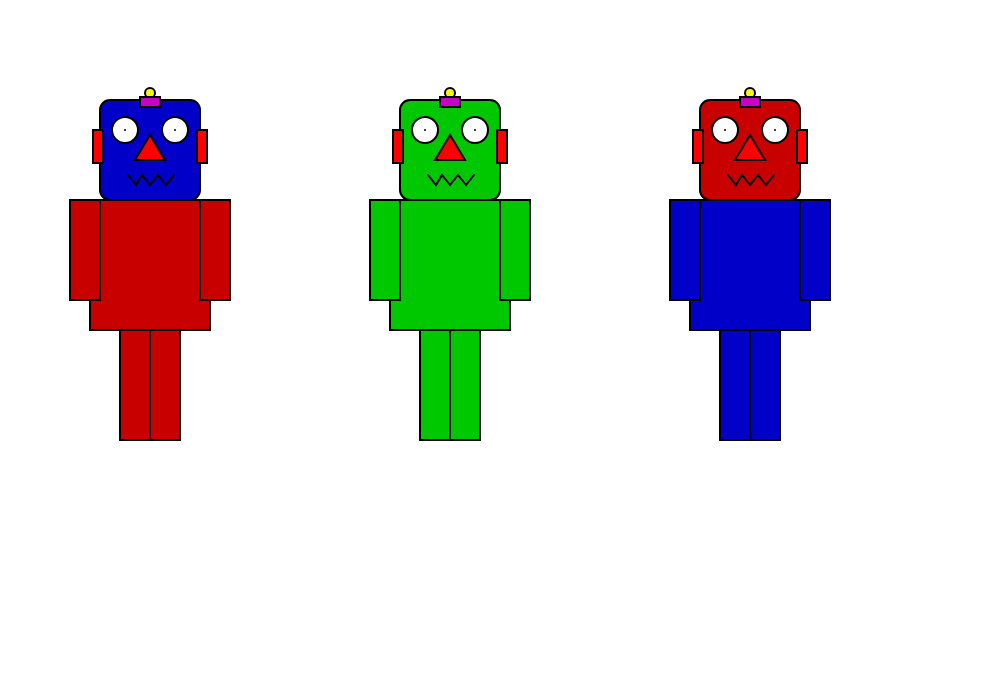
Frame 1 (no input)
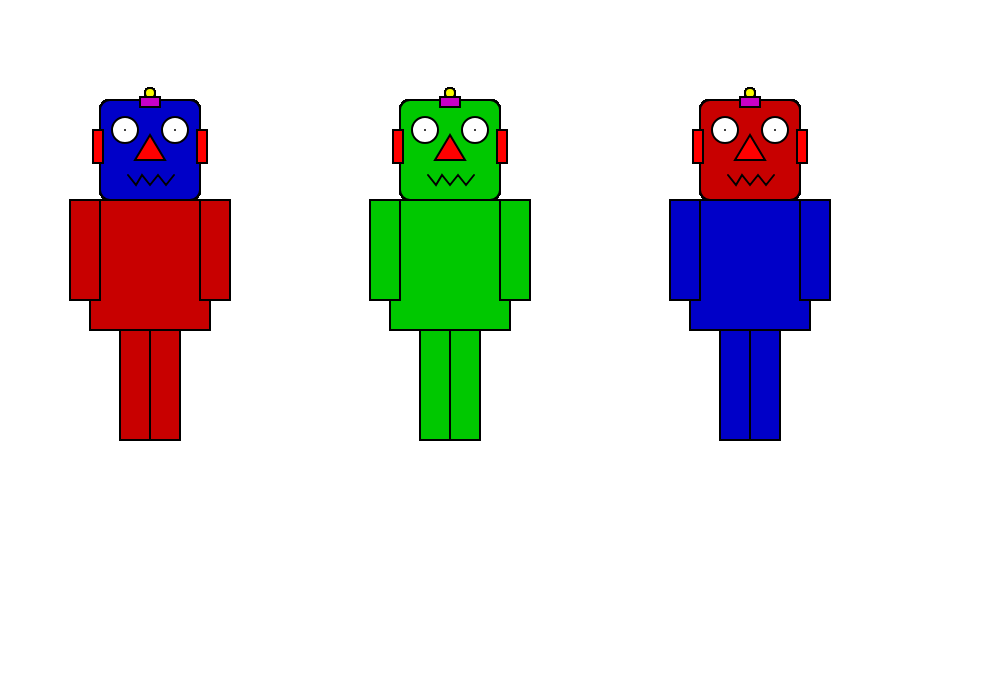
Frame 60 (no input)
Frame 120 (the mouse pressed at the canvas centre since frame 60): identical to frame 60, image omitted

The p5.js sketch that drew these frames (run headless with seeded random() and noise() and a simulated clock; from frame 60 on, the mouse is pressed at the canvas centre):

// p5.js sketch
// ── sketch.js
function setup()
{
	//create a canvas for the robot
	createCanvas(1000, 700);
}

function draw()
{
	strokeWeight(2);

	//robot body 1 - delete this code and make your own robot body
	fill(200,0,0);
	rect(90, 200, 120, 130);
	rect(70, 200, 30, 100);
	rect(200, 200, 30, 100);
	rect(120, 330, 30, 110);
	rect(150, 330, 30, 110);

	//robot body 2 - delete this code and make your own robot body
    fill(0,200,0);
	rect(390, 200, 120, 130);
	rect(370, 200, 30, 100);
	rect(500, 200, 30, 100);
	rect(420, 330, 30, 110);
	rect(450, 330, 30, 110);


	//robot body 3 - delete this code and make your own robot body
    fill(0,0,200);
	rect(690, 200, 120, 130);
	rect(670, 200, 30, 100);
	rect(800, 200, 30, 100);
	rect(720, 330, 30, 110);
	rect(750, 330, 30, 110);


	// !!! Draw the robot heads - You shouldn't need to change this code !!!

	//robot head 1
	fill(0,0,200);
	rect(100, 100, 100, 100, 10);
    //robot head 2
	fill(0,200,0);
    rect(400, 100, 100, 100, 10);
    //robot head 3
	fill(200,0,0);
    rect(700, 100, 100, 100, 10);

	//ears
	fill(255, 0, 0);

	//robot ears 1
	rect(93, 130, 10, 33);
	rect(197, 130, 10, 33);

	//robot ears 2
	rect(393, 130, 10, 33);
	rect(497, 130, 10, 33);

	//robot ears 3
	rect(693, 130, 10, 33);
	rect(797, 130, 10, 33);



	//robots' antennas
	fill(250, 250, 0);
    // robot antenna 1
	ellipse(150, 93, 10, 10);
    // robot antenna 1
	ellipse(450, 93, 10, 10);
    // robot antenna 1
	ellipse(750, 93, 10, 10);

    //robots' antennas
	fill(200, 0, 200);
    // robot antenna 1
	rect(140, 97, 20, 10);
    // robot antenna 2
	rect(440, 97, 20, 10);
    // robot antenna 3
	rect(740, 97, 20, 10);


	//robot 1's eyes
	fill(255);
	ellipse(125, 130, 26, 26);
	point(125, 130);
	ellipse(175, 130, 26, 26);
	point(175, 130);

	//robot 2's eyes
	ellipse(425, 130, 26, 26);
	point(425, 130);
	ellipse(475, 130, 26, 26);
	point(475, 130);

	//robot 3's eyes
	ellipse(725, 130, 26, 26);
	point(725, 130);
	ellipse(775, 130, 26, 26);
	point(775, 130);


	//robots' noses
	fill(255, 0, 0);
    //robot 1 nose
	triangle(150, 135, 135, 160, 165, 160);
    //robot 2 nose
	triangle(450, 135, 435, 160, 465, 160);
    //robot 3 nose
	triangle(750, 135, 735, 160, 765, 160);

	//robot 1 mouth
	noFill();
	beginShape();
	vertex(128, 175);
	vertex(136, 185);
	vertex(142, 175);
	vertex(150, 185);
	vertex(158, 175);
	vertex(166, 185);
	vertex(174, 175);
	endShape();

	//robot 2 mouth
	beginShape();
	vertex(428, 175);
	vertex(436, 185);
	vertex(442, 175);
	vertex(450, 185);
	vertex(458, 175);
	vertex(466, 185);
	vertex(474, 175);
	endShape();

	//robot 3 mouth
	beginShape();
	vertex(728, 175);
	vertex(736, 185);
	vertex(742, 175);
	vertex(750, 185);
	vertex(758, 175);
	vertex(766, 185);
	vertex(774, 175);
	endShape();
}
